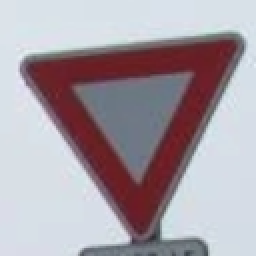
#> input picture src/query.png, 128 x 128 px (shown 2 times larger); its folder holds only this picture in this run
$ python -i opencv_detection.py   (imports and definitions only)   (older library calls are emulated)
#> lines starting #> are read from the running program, lines starting #| are printed output that depends on the picture; after the words box and inside, x2 and y2 are one past the last pixel; in counts of white or black regions, pixels touching at a corner belong together; long printed decimals are rounded
#> in cv2_find, image is the input picture: shape (128, 128, 3); mean B, G, R 166.7, 158.8, 168.5
import cv2
import numpy as np
import matplotlib.pyplot as plt
from math import sqrt
import os

# Function to detect blobs in the image
def detect_blobs(image):
    # Convert the image to grayscale
    gray_image = image#cv2.cvtColor(image, cv2.COLOR_BGR2GRAY)

    # Set up the SimpleBlobDetector parameters.
    params = cv2.SimpleBlobDetector_Params()
    print(params)

    # Change thresholds
    params.minThreshold = 10
    params.maxThreshold = 200

    # Filter by Area.
    params.filterByArea = True
    params.minArea = 1000
    params.maxArea = 100000


    # Filter by Circularity
    params.filterByCircularity = False
    params.minCircularity = 0.1

    # Filter by Convexity
    params.filterByConvexity = False
    params.minConvexity = 0.87

    # Filter by Inertia
    params.filterByInertia = False
    params.minInertiaRatio = 0.01

    # Create a detector with the parameters
    detector = cv2.SimpleBlobDetector_create(params)

    # Detect blobs.
    keypoints = detector.detect(gray_image)

    # Draw detected blobs as red circles.
    # cv2.DRAW_MATCHES_FLAGS_DRAW_RICH_KEYPOINTS ensures the size of the circle corresponds to the size of blob
    im_with_keypoints = cv2.drawKeypoints(image, keypoints, np.array([]), (0, 0, 255),
                                          cv2.DRAW_MATCHES_FLAGS_DRAW_RICH_KEYPOINTS)

    return im_with_keypoints, keypoints


# Clean all previous file
# [5 lines left out: function clean_images, not called in this run]

### Preprocess image
def constrastLimit(image):
    img_hist_equalized = cv2.cvtColor(image, cv2.COLOR_BGR2YCrCb)
#> img_hist_equalized: shape (128, 128, 3); mean of channels 0, 1, 2 162.6, 132.2, 130.3
    channels = list(cv2.split(img_hist_equalized))
#> channels = 3 items
    channels[0] = cv2.equalizeHist(channels[0])
    img_hist_equalized = cv2.merge(channels)
#> img_hist_equalized: shape (128, 128, 3); mean of channels 0, 1, 2 133.1, 132.2, 130.3
    img_hist_equalized = cv2.cvtColor(img_hist_equalized, cv2.COLOR_YCrCb2BGR)
    return img_hist_equalized

def LaplacianOfGaussian(image):
    LoG_image = cv2.GaussianBlur(image, (3,3), 0)           # parameter
    gray = cv2.cvtColor(LoG_image, cv2.COLOR_BGR2GRAY)
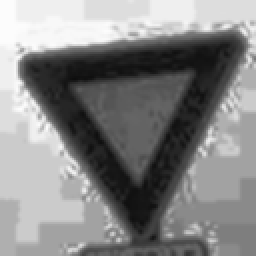
#> gray: shape (128, 128) (shown 2 times larger); min 13, max 253, mean 133.6
    LoG_image = cv2.Laplacian(gray, cv2.CV_8U, 3, 3, 2)       # parameter
#> LoG_image: shape (128, 128)
    LoG_image = cv2.convertScaleAbs(LoG_image)
    return LoG_image

def binarization(image):
    thresh = cv2.threshold(image, 32, 255, cv2.THRESH_BINARY)[1]
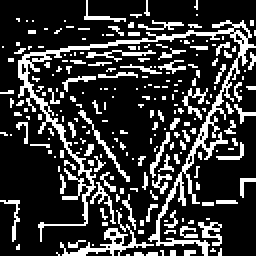
#> thresh: shape (128, 128) (shown 2 times larger); 21.9% white in thin lines or dots
    return thresh

def preprocess_image(image):
    image = constrastLimit(image)
    image = LaplacianOfGaussian(image)
    image = binarization(image)
    return image

# Find Signs
def removeSmallComponents(image, threshold):
#> called with threshold = 200
    nb_components, output, stats, centroids = cv2.connectedComponentsWithStats(image, connectivity=8)
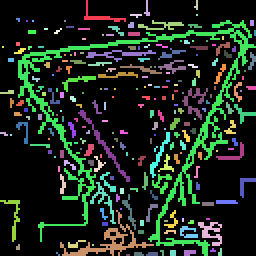
#> output: shape (128, 128) int32 (shown 2 times larger); 231 distinct labels, from 0 to 230; one colour per label, 0 black
#> nb_components = 231; stats = 231 rows, first 6: [0, 0, 128, 128, 12795], [42, 0, 21, 11, 46], [72, 0, 3, 8, 11], [97, 0, 2, 5, 6], [65, 7, 6, 2, 7], [98, 7, 1, 1, 1]; centroids = 231 pairs, first value 1 to 127, second value 2.17 to 127
    sizes = stats[1:, -1]
#> sizes = 230 values, max 1233 at index 11, min 1 at index 4, mean 15.6
    nb_components = nb_components - 1
#> nb_components = 230

    img2 = np.zeros((output.shape), dtype=np.uint8)
    for i in range(0, nb_components):
        if sizes[i] >= threshold:
            img2[output == i + 1] = 255
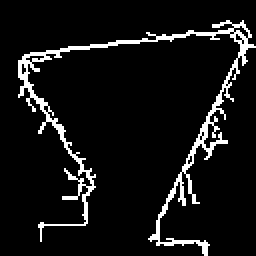
#> img2: shape (128, 128) (shown 2 times larger); 7.5% white in thin lines or dots, all inside (x1, y1, x2, y2) = (9, 10, 128, 128)
    return img2

def findContour(image):
    contours, _ = cv2.findContours(image, cv2.RETR_EXTERNAL, cv2.CHAIN_APPROX_NONE)
    return contours

# [95 lines left out: functions contourIsSign, cropContour, cropSign, findLargestSign, findSigns, localization_simple and 1 more, not called in this run]

def remove_other_color(img):
    frame = cv2.GaussianBlur(img, (3, 3), 0)
    hsv = cv2.cvtColor(frame, cv2.COLOR_BGR2HSV)
#> hsv: shape (128, 128, 3); mean H, S, V 124.2, 51.5, 179.5
    lower_blue = np.array([100, 150, 0])
    upper_blue = np.array([255, 255, 255])
    mask_blue = cv2.inRange(hsv, lower_blue, upper_blue)
#> mask_blue: shape (128, 128); 14.6% white; 1 white region, box (x1, y1, x2, y2) and area: (18, 22, 115, 113) 2398

    lower_white = np.array([100, 0, 0], dtype=np.uint8)
    upper_white = np.array([250, 90, 255], dtype=np.uint8)
    mask_white = cv2.inRange(hsv, lower_white, upper_white)
#> mask_white: shape (128, 128); 73.2% white; 27 black regions (21 under 20 px), largest, box (x1, y1, x2, y2) and area: (10, 11, 122, 117) 3951, (78, 101, 88, 124) 142, (8, 11, 30, 18) 77, (36, 86, 43, 95) 45, (88, 95, 96, 102) 34, (75, 49, 81, 54) 21

    lower_black = np.array([0, 0, 0], dtype=np.uint8)
    upper_black = np.array([170, 150, 50], dtype=np.uint8)
    mask_black = cv2.inRange(hsv, lower_black, upper_black)
#> mask_black: shape (128, 128); every value is 0

    mask_1 = cv2.bitwise_or(mask_blue, mask_white)
#> mask_1: shape (128, 128); 87.8% white; 32 black regions (24 under 20 px), largest, box (x1, y1, x2, y2) and area: (10, 11, 122, 117) 1165, (34, 34, 98, 94) 354, (78, 101, 88, 124) 142
    mask = cv2.bitwise_or(mask_1, mask_black)
    return mask_blue


def cv2_find(image_path:str):
    image = cv2.imread(image_path)
    #processed_img = remove_other_color(im2)

    binary_image = preprocess_image(image)
    binary_image = removeSmallComponents(binary_image, 200)
    binary_image = cv2.bitwise_and(binary_image, binary_image, mask=remove_other_color(image))
#> binary_image: shape (128, 128); 0.02% white in thin lines or dots, all inside (x1, y1, x2, y2) = (18, 34, 20, 36)
    filtered = remove_other_color(image)
    #cv2.imshow("color filter", filtered)

    kernel = np.ones((4,4),np.uint8)
    erosion = cv2.erode(filtered,kernel,iterations = 1)
#> erosion: shape (128, 128); 8.3% white; 2 white regions, box (x1, y1, x2, y2) and area: (21, 30, 74, 112) 710, (67, 24, 114, 97) 651
    #cv2.imshow("erosion", erosion)
    dilate = cv2.dilate(erosion,kernel,iterations = 1)
#> dilate: shape (128, 128); 14.3% white; 1 white region, box (x1, y1, x2, y2) and area: (20, 23, 116, 114) 2339
    #cv2.imshow("dilated", dilate)

    kernel = np.ones((40,40),np.uint8)
    dilate = cv2.dilate(dilate,kernel,iterations = 1)
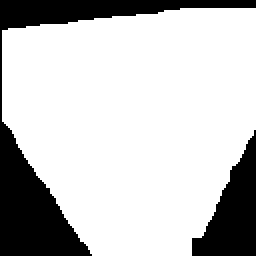
#> dilate: shape (128, 128) (shown 2 times larger); 77.2% white; 2 black regions, box (x1, y1, x2, y2) and area: (0, 0, 128, 128) 2676, (96, 65, 128, 128) 1057
    #cv2.imshow("dilated_2", dilate)

    erosion = cv2.erode(dilate,kernel,iterations = 1)
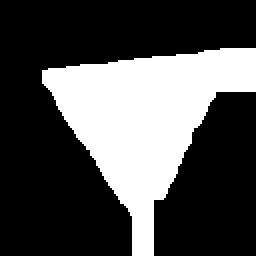
#> erosion: shape (128, 128) (shown 2 times larger); 30.6% white; 1 white region, box (x1, y1, x2, y2) and area: (21, 24, 128, 128) 5010
    #cv2.imshow("erosion-2", erosion)
    # Detect blobs
    blob_image, keypoints = detect_blobs(erosion)
#> in detect_blobs, `keypoints = detector.detect(gray_image)`: keypoints = ()
#> keypoints = ()
    # Display the keypoints on the image
    #cv2.imshow("Blobs", blob_image)

    blob_image, keypoints = detect_blobs(cv2.bitwise_not(erosion))
#> in detect_blobs (call 2), `keypoints = detector.detect(gray_image)`: keypoints = 1 keypoints; (x, y, size): (41, 55, 117)
#> in detect_blobs (call 2), `im_with_keypoints = cv2.drawKeypoints(image, keypoints, np.array([]), ..`:
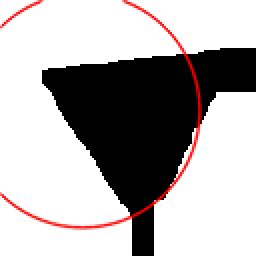
#> im_with_keypoints: shape (128, 128, 3) (shown 2 times larger); mean of channels 0, 1, 2 173.5, 173.5, 178.2; drawn as B, G, R
#> keypoints = 1 keypoints; (x, y, size): (41, 55, 117)
    cv2.imshow("inverted Blobs", blob_image)

    height, width = image.shape[:2]
#> height = 128; width = 128
    print("Image Dimensions: ", width, "x", height)
#| Image Dimensions:  128 x 128

    # Print keypoint details
    index=0
    references =[]
    for keypoint in keypoints:
        index+=1
        if index>0:
            x = keypoint.pt[0]
            y = keypoint.pt[1]
            size = keypoint.size
            print(f"Blob detected at ({x}, {y}) with size {size}")
            size = size*1.2
            x1=max(0,int(x-size/2.))
            x2=min(width-1,int(x+size/2.))
            y1=max(int(y-size/2.),0)
            y2=min(height-1,int(y+size/2.))
            references.append([x1,y1,x2,y2])
#> this loop made 1 pass
#> (keypoint, index, x, y, size, x1, x2, y1) on pass 1: (keypoint at (40.9, 54.8), size 117, 1, 40.88, 54.84, 140.4, 0, 111, 0)
#| Blob detected at (40.882, 54.836) with size 116.989
#> after the loop, index = 1; references = [[0, 0, 111, 125]]
    return references,[]

'''
sign, coordinates = localization_simple(im2, 200, 0.5)
if sign is not None:
    cv2.imshow("Detected Sign", sign)
    cv2.waitKey(0)
else:
    print("No sign detected")
'''

>>> result = cv2_find('query.png')
#> result = ([[0, 0, 111, 125]], [])
